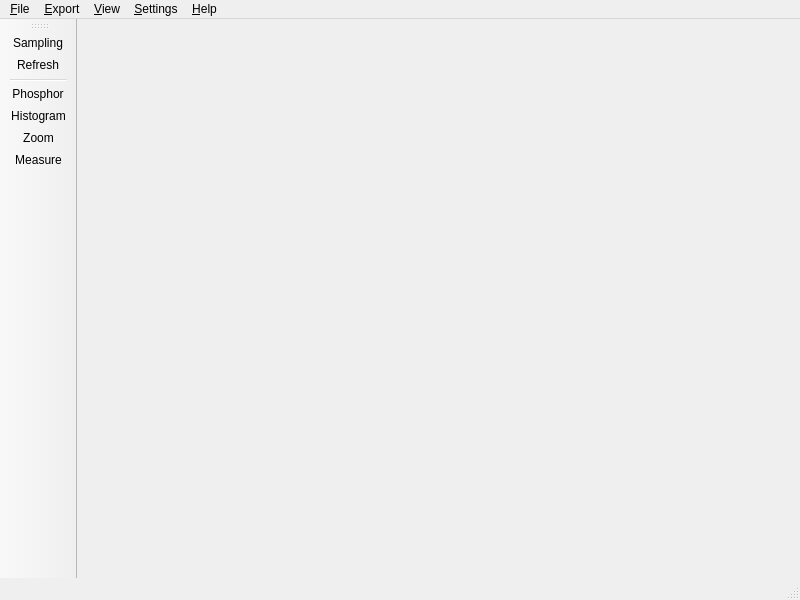
<?xml version="1.0" encoding="UTF-8"?>
<ui version="4.0">
 <class>MainWindow</class>
 <widget class="QMainWindow" name="MainWindow">
  <property name="enabled">
   <bool>true</bool>
  </property>
  <property name="geometry">
   <rect>
    <x>0</x>
    <y>0</y>
    <width>800</width>
    <height>600</height>
   </rect>
  </property>
  <property name="windowTitle">
   <string>MainWindow</string>
  </property>
  <widget class="QWidget" name="centralwidget"/>
  <widget class="QMenuBar" name="menubar">
   <property name="geometry">
    <rect>
     <x>0</x>
     <y>0</y>
     <width>800</width>
     <height>30</height>
    </rect>
   </property>
   <widget class="QMenu" name="menuFile">
    <property name="title">
     <string>&amp;File</string>
    </property>
    <addaction name="actionOpen"/>
    <addaction name="actionSave"/>
    <addaction name="actionSave_as"/>
    <addaction name="separator"/>
    <addaction name="actionExit"/>
   </widget>
   <widget class="QMenu" name="menuView">
    <property name="title">
     <string>&amp;View</string>
    </property>
    <addaction name="actionSampling"/>
    <addaction name="actionRefresh"/>
    <addaction name="separator"/>
    <addaction name="actionPhosphor"/>
    <addaction name="actionHistogram"/>
    <addaction name="actionZoom"/>
    <addaction name="actionMeasure"/>
   </widget>
   <widget class="QMenu" name="menuHelp">
    <property name="title">
     <string>&amp;Help</string>
    </property>
    <addaction name="actionUserManual"/>
    <addaction name="actionACmodification"/>
    <addaction name="actionFrequencyGeneratorModification"/>
    <addaction name="separator"/>
    <addaction name="actionAbout"/>
    <addaction name="actionAboutQt"/>
   </widget>
   <widget class="QMenu" name="menuExport">
    <property name="title">
     <string>&amp;Export</string>
    </property>
   </widget>
   <addaction name="menuFile"/>
   <addaction name="menuExport"/>
   <addaction name="menuView"/>
   <addaction name="actionSettings"/>
   <addaction name="menuHelp"/>
  </widget>
  <widget class="QStatusBar" name="statusbar"/>
  <widget class="QToolBar" name="toolBar">
   <property name="windowTitle">
    <string>toolBar</string>
   </property>
   <attribute name="toolBarArea">
    <enum>LeftToolBarArea</enum>
   </attribute>
   <attribute name="toolBarBreak">
    <bool>false</bool>
   </attribute>
   <addaction name="actionSampling"/>
   <addaction name="actionRefresh"/>
   <addaction name="separator"/>
   <addaction name="actionPhosphor"/>
   <addaction name="actionHistogram"/>
   <addaction name="actionZoom"/>
   <addaction name="actionMeasure"/>
  </widget>
  <action name="actionOpen">
   <property name="text">
    <string>&amp;Open Settings ..</string>
   </property>
   <property name="shortcut">
    <string>Ctrl+O</string>
   </property>
  </action>
  <action name="actionSave">
   <property name="text">
    <string>&amp;Save Settings</string>
   </property>
   <property name="shortcut">
    <string>Ctrl+S</string>
   </property>
  </action>
  <action name="actionSave_as">
   <property name="text">
    <string>Save Settings &amp;As ..</string>
   </property>
  </action>
  <action name="actionExit">
   <property name="text">
    <string>&amp;Exit</string>
   </property>
   <property name="shortcut">
    <string>Ctrl+Q</string>
   </property>
  </action>
  <action name="actionSampling">
   <property name="checkable">
    <bool>true</bool>
   </property>
   <property name="text">
    <string>S&amp;ampling</string>
   </property>
   <property name="shortcut">
    <string>Space</string>
   </property>
  </action>
  <action name="actionRefresh">
   <property name="checkable">
    <bool>false</bool>
   </property>
   <property name="text">
    <string>&amp;Refresh</string>
   </property>
  </action>
  <action name="actionPhosphor">
   <property name="checkable">
    <bool>true</bool>
   </property>
   <property name="text">
    <string>&amp;Phosphor</string>
   </property>
  </action>
  <action name="actionHistogram">
   <property name="checkable">
    <bool>true</bool>
   </property>
   <property name="text">
    <string>&amp;Histogram</string>
   </property>
  </action>
  <action name="actionZoom">
   <property name="checkable">
    <bool>true</bool>
   </property>
   <property name="text">
    <string>&amp;Zoom</string>
   </property>
  </action>
  <action name="actionMeasure">
   <property name="checkable">
    <bool>true</bool>
   </property>
   <property name="text">
    <string>&amp;Measure</string>
   </property>
  </action>
  <action name="actionUserManual">
   <property name="text">
    <string>&amp;User Manual</string>
   </property>
  </action>
  <action name="actionAbout">
   <property name="text">
    <string>&amp;About ..</string>
   </property>
  </action>
  <action name="actionAboutQt">
   <property name="text">
    <string>About &amp;Qt..</string>
   </property>
  </action>
  <action name="actionSettings">
   <property name="text">
    <string>&amp;Settings</string>
   </property>
  </action>
  <action name="actionCalibrateOffset">
   <property name="checkable">
    <bool>true</bool>
   </property>
   <property name="text">
    <string>Calibrate &amp;Offset</string>
   </property>
  </action>
  <action name="actionManualCommand">
   <property name="checkable">
    <bool>true</bool>
   </property>
   <property name="text">
    <string>&amp;Manual command</string>
   </property>
  </action>
  <action name="actionACmodification">
   <property name="text">
    <string>AC &amp;Modification</string>
   </property>
  </action>
  <action name="actionFrequencyGeneratorModification">
   <property name="text">
    <string>&amp;Frequency Generator Modification</string>
   </property>
  </action>
 </widget>
 <resources/>
 <connections/>
</ui>
